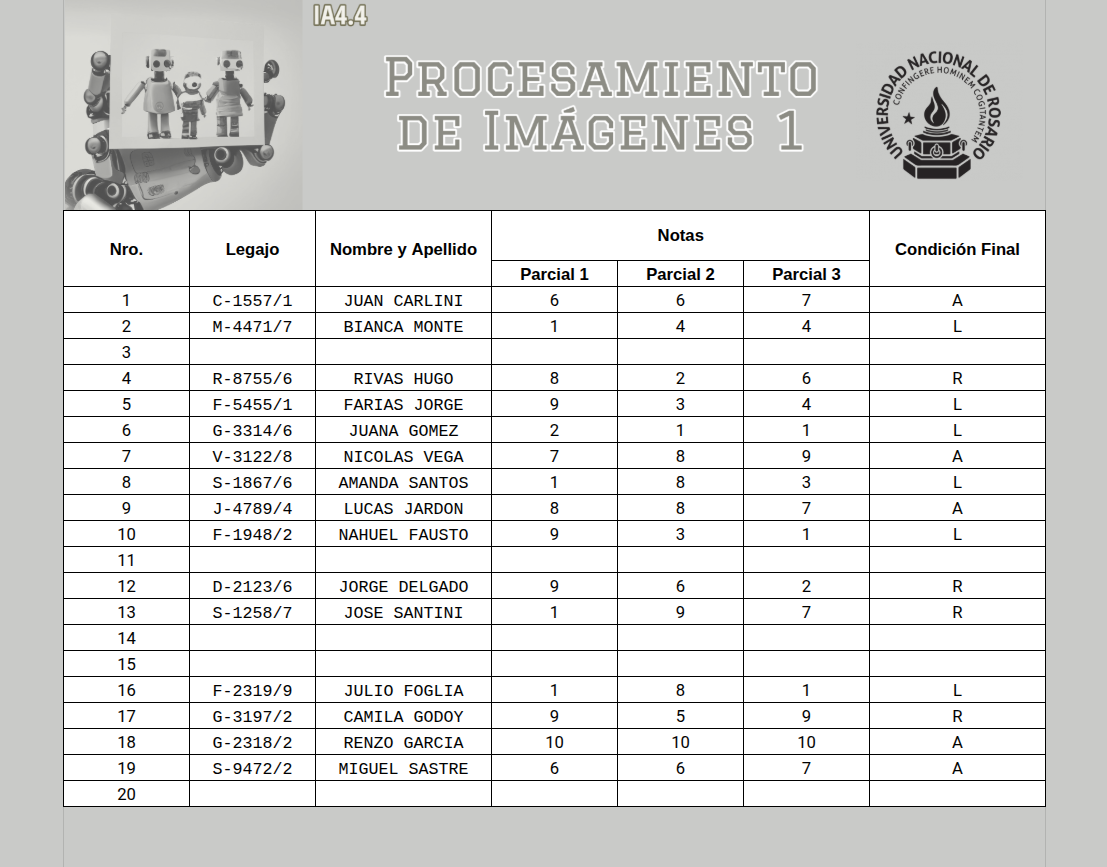
#> input picture datos/grade_sheet_1.png, 1107 x 867 px, found by its file name; its folder holds only this picture in this run
$ python problema2_validacion_planillas.py
#> lines starting #> are read from the running program, lines starting #| are printed output that depends on the picture; after the words box and inside, x2 and y2 are one past the last pixel; in counts of white or black regions, pixels touching at a corner belong together
"""Problema 2: validación automática de planillas de calificaciones.

Pasos para cada planilla:

1. detectar_grilla: umbraliza la imagen y encuentra las líneas de la tabla.
2. recortar_celda: recorta cada campo de cada registro, entre las líneas.
3. componentes y analizar_campo: cuentan los caracteres y los espacios del campo.
4. validar: decide si el campo cumple la restricción de la consigna (OK o MAL).
5. medir_letra y leer_condicion: leen la letra de la Condición Final (A, L o R).

validar_planilla hace los pasos 1 a 5 y muestra el resultado por pantalla
(ítem a). guardar_no_aprobados genera la imagen del ítem b y guardar_csv, el CSV
del ítem c. El ciclo del final del script recorre las cuatro planillas (ítem d).
"""

from pathlib import Path

import cv2
import matplotlib.pyplot as plt
import numpy as np
import pandas as pd

# Rutas relativas a la raíz del repositorio, desde donde se ejecuta el script.
CARPETA_DATOS = Path("datos")
CARPETA_SALIDA = Path("resultados") / "problema2"
CAMPOS = [
    "Legajo",
    "Nombre y Apellido",
    "Parcial 1",
    "Parcial 2",
    "Parcial 3",
    "Condición Final",
]
# Una fila o columna es una línea de la tabla si más de la mitad de sus
# píxeles son oscuros. En las cuatro planillas las líneas ocupan al menos el
# 63 % del ancho o del alto, y las filas o columnas con texto, como mucho el 41 %.
PROPORCION_LINEA = 0.5
# Una separación entre caracteres consecutivos mayor a esta fracción de la
# altura del carácter más alto de la celda es un espacio entre palabras. En las
# cuatro planillas, entre letras de una misma palabra la separación es como
# mucho 0,36 veces esa altura y entre palabras, al menos 0,86 veces.
PROPORCION_ESPACIO = 0.6


def imshow(
    img: np.ndarray,
    new_fig: bool = False,
    title: str | None = None,
    color_img: bool = False,
    blocking: bool = False,
    colorbar: bool = False,
    ticks: bool = False,
) -> None:
    """Muestra una imagen con matplotlib.

    Es la función imshow de los ejemplos de la Unidad 3, con dos cambios. Por
    defecto dibuja en la figura actual y sin barra de color, porque las figuras
    del TP tienen varios paneles y se guardan antes de mostrarse. Y las imágenes
    de 8 bits se muestran con el rango completo, de 0 a 255, para que matplotlib
    no reescale el contraste.
    """
    if new_fig:
        plt.figure()
    if color_img:
        plt.imshow(img)
    elif img.dtype == np.uint8:
        plt.imshow(img, cmap="gray", vmin=0, vmax=255)
    else:
        plt.imshow(img, cmap="gray")
    plt.title(title)
    if not ticks:
        plt.xticks([])
        plt.yticks([])
    if colorbar:
        plt.colorbar()
    if new_fig:
        plt.show(block=blocking)


def leer_planilla(nombre: str) -> np.ndarray:
    """Lee una planilla de la carpeta de datos, en escala de grises."""
#> called with nombre = 'grade_sheet_1'
    img = cv2.imread(str(CARPETA_DATOS / f"{nombre}.png"), cv2.IMREAD_GRAYSCALE)
#> img: shape (867, 1107); min 0, max 255, mean 220.6
    if img is None:
        raise FileNotFoundError(f"No se pudo leer la imagen: {nombre}.png")
    return img


def inicio_fin(lineas_th: np.ndarray) -> np.ndarray:
    """Devuelve una fila [inicio, fin] por cada tramo de valores True de lineas_th.

    Es el método del ejemplo de los renglones de la Unidad 1. Por ejemplo:
    lineas_th = [False, False, True, True, True, False, False] devuelve [[2, 4]].
    """
    # np.diff compara cada valor con el siguiente: vale True donde lineas_th
    # cambia, o sea, un lugar antes del inicio de cada tramo y en su fin.
    # En el ejemplo, en las posiciones 1 y 4.
    cambios = np.diff(lineas_th)
    # Posiciones de los cambios, alternadas: antes del inicio, fin, antes del
    # inicio, fin, ... En el ejemplo, [1, 4].
    lineas_idxs = np.argwhere(cambios)
    # Los inicios están en las posiciones pares y quedan un lugar antes: se les
    # suma 1. En el ejemplo, [2, 4].
    lineas_idxs[0::2] += 1
    # Se agrupan de a dos: cada fila es el inicio y el fin de un tramo.
    return np.reshape(lineas_idxs, (-1, 2))


def detectar_grilla(img: np.ndarray):
    """Umbraliza la planilla y encuentra las líneas de la tabla, como propone la consigna.

    Devuelve el umbral de Otsu (th), la imagen binaria (img_th, True donde hay
    tinta) y las líneas de la tabla como pares [inicio, fin]: filas tiene las 22
    horizontales, de arriba hacia abajo, y columnas, las 8 verticales, de
    izquierda a derecha.
    """
    # 1. Umbralizar la imagen; el umbral th se elige con el método de Otsu.
    th, _ = cv2.threshold(img, 0, 255, cv2.THRESH_OTSU)
#> th = 134
    img_th = img < th
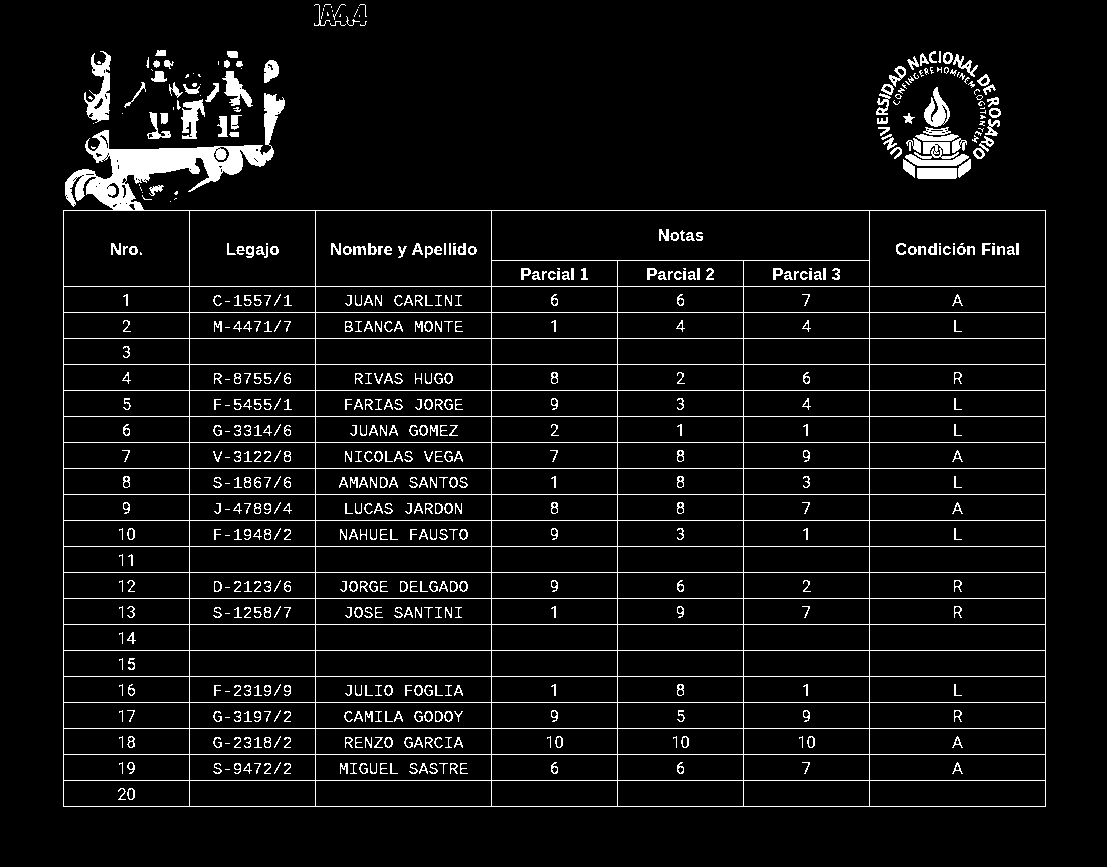
#> img_th: shape (867, 1107) bool; 6% white in thin lines or dots, all inside (x1, y1, x2, y2) = (63, 4, 1046, 807)
    # 2. Sumar los píxeles oscuros de cada fila y de cada columna.
    img_rows = np.sum(img_th, 1)
#> img_rows = 867 values, max 983 at index 210, min 0 at index 0, mean 66.46
    img_cols = np.sum(img_th, 0)
#> img_cols = 1107 values, max 647 at index 189, min 0 at index 0, mean 52.05
    # 3. Marcar las filas y columnas que forman parte de una línea: las que
    # tienen oscuros más de la mitad de sus píxeles.
    th_row = PROPORCION_LINEA * img_th.shape[1]  # Mitad del ancho de la imagen.
#> th_row = 553.5
    th_col = PROPORCION_LINEA * img_th.shape[0]  # Mitad del alto de la imagen.
#> th_col = 433.5
    img_rows_th = img_rows > th_row
    img_cols_th = img_cols > th_col
    # 4. Una línea puede tener más de un píxel de grosor, así que se busca su
    # inicio y su fin.
    filas = inicio_fin(img_rows_th)
#> in inicio_fin, `lineas_idxs = np.argwhere(cambios)`: lineas_idxs = 44 values from 209 to 806
#> filas = 22 rows, first 8: [210, 210], [286, 286], [312, 312], [338, 338], [364, 364], [390, 390], [416, 416], [442, 442]
    columnas = inicio_fin(img_cols_th)
#> columnas = [[63, 63], [189, 189], [315, 315], [491, 491], [617, 617], [743, 743], [869, 869], [1045, 1045]]
    # La tabla tiene 22 líneas horizontales (encabezado y 20 registros) y 8
    # verticales.
    if len(filas) != 22 or len(columnas) != 8:
        raise ValueError("No se pudo detectar la grilla de la planilla.")
    return th, img_th, filas, columnas


def recortar_celda(img, filas, columnas, registro: int, campo: str) -> np.ndarray:
    """Devuelve la celda de un registro y un campo, sin las líneas de la tabla."""
    # El registro 1 está entre las líneas horizontales filas[1] y filas[2]
    # (entre filas[0] y filas[1] está el encabezado). El campo i está entre las
    # líneas verticales columnas[i] y columnas[i + 1]; se suma 1 porque la
    # primera columna de la tabla es "Nro.".
    i = CAMPOS.index(campo) + 1
    # Cada línea es un par [inicio, fin]. La celda empieza en el píxel siguiente
    # al fin de la línea de arriba (o de la izquierda) y termina en el inicio de
    # la línea de abajo (o de la derecha), que el slicing no incluye.
    arriba = filas[registro][1] + 1
    abajo = filas[registro + 1][0]
    izquierda = columnas[i][1] + 1
    derecha = columnas[i + 1][0]
    return img[arriba:abajo, izquierda:derecha]


def componentes(celda_th: np.ndarray) -> np.ndarray:
    """Devuelve una fila [x, y, ancho, alto, área] por cada componente de la celda.

    No incluye el fondo ni las componentes de 1 píxel. Las filas no están
    ordenadas de izquierda a derecha: OpenCV numera las componentes en el orden
    en que las encuentra al recorrer la celda de arriba hacia abajo.
    """
    _, _, stats, _ = cv2.connectedComponentsWithStats(celda_th.astype(np.uint8), 8)
    # La fila 0 de stats es siempre el fondo de la celda.
    stats = stats[1:]
    # Filtro por área de la consigna: se descartan las componentes de 1 píxel,
    # como restos de las líneas o píxeles sueltos; el punto de "1.0" mide 2.
    # stats[:, -1] es la columna del área.
    th_area = 1
    ix_area = stats[:, -1] > th_area
    return stats[ix_area, :]


def analizar_campo(celda_th: np.ndarray) -> tuple[int, int]:
    """Devuelve la cantidad de caracteres y de espacios entre palabras de una celda."""
    stats = componentes(celda_th)
    # De cada componente solo importa dónde empieza y dónde termina en
    # horizontal: el tramo [x, x + ancho]. Se ordenan de izquierda a derecha.
    tramos = []
    for x, y, ancho, alto, area in stats:
        tramos.append([x, x + ancho])
    tramos.sort()
    # Cada tramo es un carácter, salvo que se superponga en horizontal con el
    # anterior: entonces es parte del mismo carácter, como la tilde de la Ñ.
    caracteres = []  # Tramo [inicio, fin] de cada carácter.
    for inicio, fin in tramos:
        if caracteres and inicio < caracteres[-1][1]:
            caracteres[-1][1] = max(caracteres[-1][1], fin)
        else:
            caracteres.append([inicio, fin])
    # Una celda vacía no tiene caracteres ni espacios.
    if len(caracteres) == 0:
        return 0, 0
    # Un espacio es una separación entre dos caracteres seguidos mayor a
    # PROPORCION_ESPACIO veces la altura del carácter más alto de la celda.
    # stats[:, 3] es la columna del alto.
    alto_maximo = stats[:, 3].max()
    limite_espacio = PROPORCION_ESPACIO * alto_maximo
    espacios = 0
    for anterior, siguiente in zip(caracteres, caracteres[1:]):
        # Del fin de un carácter al inicio del siguiente.
        separacion = siguiente[0] - anterior[1]
        if separacion > limite_espacio:
            espacios += 1
    return len(caracteres), espacios


# [129 lines left out: functions validar, recortar_letra, medir_letra, leer_condicion, validar_planilla, guardar_csv and 1 more, not called in this run]


# --- Detalle del procesamiento de grade_sheet_1 --------------------------------
CARPETA_SALIDA.mkdir(parents=True, exist_ok=True)
img = leer_planilla("grade_sheet_1")
th, img_th, filas, columnas = detectar_grilla(img)
#> th = 134
print(f"Umbral de Otsu para grade_sheet_1: {th:.0f}")
#| Umbral de Otsu para grade_sheet_1: 134

plt.figure(figsize=(12, 5))
plt.subplot(121)
imshow(img, title="Planilla original")
plt.subplot(122)
imshow(~img_th, title=f"Binarizada (img < {th:.0f})")
plt.savefig(CARPETA_SALIDA / "binarizacion.png", dpi=150, bbox_inches="tight")
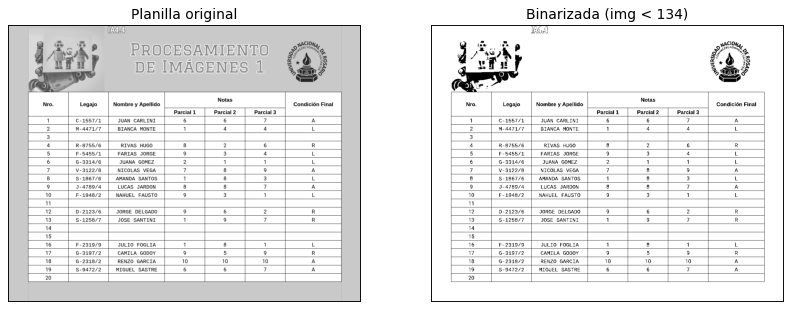
#> figure drawn by matplotlib, 2 panels
plt.show()

# Proyecciones: cantidad de píxeles oscuros por fila y por columna, con los
# umbrales th_row y th_col (los mismos pasos que en detectar_grilla).
img_rows = np.sum(img_th, 1)
img_cols = np.sum(img_th, 0)
th_row = PROPORCION_LINEA * img_th.shape[1]
#> th_row = 553.5
th_col = PROPORCION_LINEA * img_th.shape[0]
#> th_col = 433.5
plt.figure(figsize=(12, 4))
plt.subplot(121)
plt.plot(img_rows)
plt.plot([0, len(img_rows)], [th_row, th_row], "r--")
plt.title("Píxeles oscuros por fila")
plt.xlabel("Fila")
plt.subplot(122)
plt.plot(img_cols)
plt.plot([0, len(img_cols)], [th_col, th_col], "r--")
plt.title("Píxeles oscuros por columna")
plt.xlabel("Columna")
plt.savefig(CARPETA_SALIDA / "proyecciones.png", dpi=150, bbox_inches="tight")
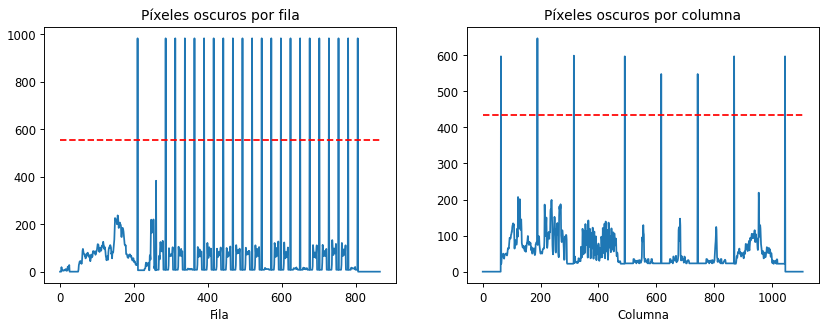
#> figure drawn by matplotlib, 2 panels; panel 1: curve peaks at x = 210, y = 983; panel 2: curve peaks at x = 189, y = 647
plt.show()

# Líneas detectadas. Cada una es un par [inicio, fin]; como en estas planillas
# las líneas miden 1 píxel, el inicio y el fin coinciden.
print(f"Líneas detectadas: {len(filas)} horizontales y {len(columnas)} verticales")
#| Líneas detectadas: 22 horizontales y 8 verticales
print(f"Primeras líneas horizontales [inicio, fin]: {filas[:3].tolist()}")
#| Primeras líneas horizontales [inicio, fin]: [[210, 210], [286, 286], [312, 312]]
print(f"Primeras líneas verticales [inicio, fin]: {columnas[:3].tolist()}")
#| Primeras líneas verticales [inicio, fin]: [[63, 63], [189, 189], [315, 315]]
# Grilla detectada, dibujada sobre la planilla en el inicio de cada línea.
img_grilla = cv2.cvtColor(img, cv2.COLOR_GRAY2RGB)
for inicio, _ in filas:
    cv2.line(img_grilla, (columnas[0][0], inicio), (columnas[-1][0], inicio), (255, 0, 0), 2)
#> this loop made 22 passes
#> inicio on passes 1 to 12: 210, 286, 312, 338, 364, 390, 416, 442, 468, 494, 520, 546
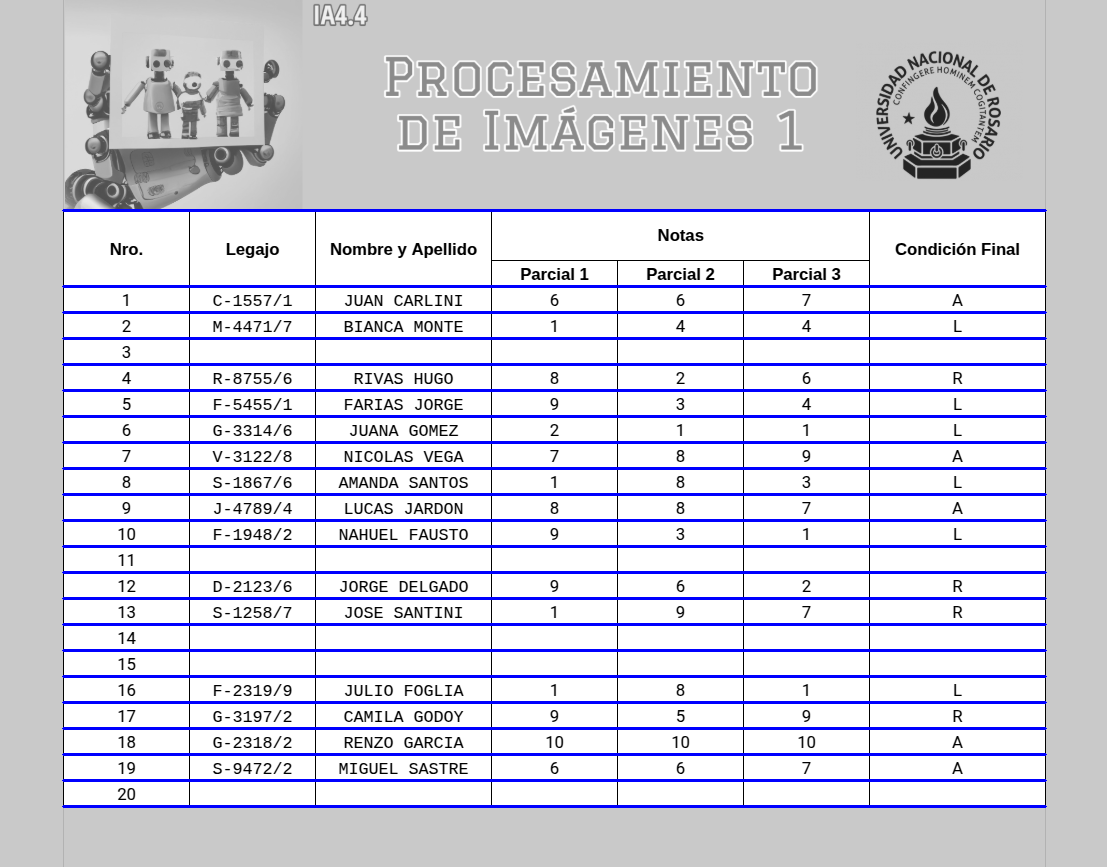
#> img_grilla: shape (867, 1107, 3); mean B, G, R 226.5, 209.3, 209.3

for inicio, _ in columnas:
    cv2.line(img_grilla, (inicio, filas[0][0]), (inicio, filas[-1][0]), (0, 0, 255), 2)
#> this loop made 8 passes
#> inicio on passes 1 to 8: 63, 189, 315, 491, 617, 743, 869, 1045
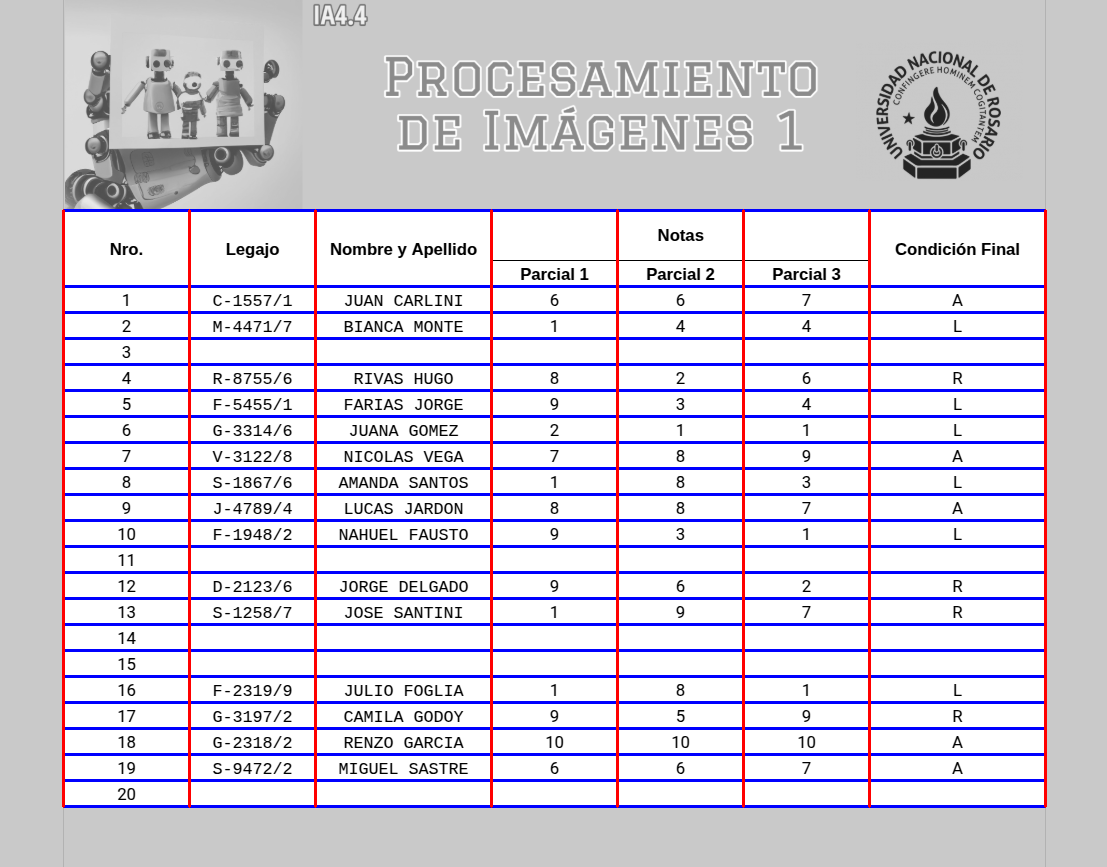
#> img_grilla: shape (867, 1107, 3); 1.49% of pixels changed, all inside (x1, y1, x2, y2) = (62, 209, 1047, 808)

plt.figure(figsize=(8, 7))
imshow(img_grilla, title="Grilla detectada", color_img=True)
plt.savefig(CARPETA_SALIDA / "grilla.png", dpi=150, bbox_inches="tight")
plt.show()

# Ejemplo con la celda Legajo del registro 1: dónde se recorta, sus
# componentes y lo que cuenta analizar_campo.
celda_ejemplo = recortar_celda(img_th, filas, columnas, 1, "Legajo")
#> in recortar_celda, `arriba = filas[registro][1] + 1`: arriba = 287
#> in recortar_celda, `abajo = filas[registro + 1][0]`: abajo = 312
#> in recortar_celda, `izquierda = columnas[i][1] + 1`: izquierda = 190
#> in recortar_celda, `derecha = columnas[i + 1][0]`: derecha = 315
#> in recortar_celda, `return img[arriba:abajo, izquierda:derecha]`:
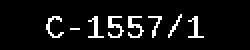
#> returned value: shape (25, 125) bool (shown 2 times larger); 7% white in thin lines or dots, all inside (x1, y1, x2, y2) = (23, 7, 102, 19)
alto_celda, ancho_celda = celda_ejemplo.shape
#> alto_celda = 25; ancho_celda = 125
print(f"Celda Legajo del registro 1: {alto_celda} x {ancho_celda} píxeles")
#| Celda Legajo del registro 1: 25 x 125 píxeles
print("Sus componentes, una por fila [x, y, ancho, alto, área]:")
print(componentes(celda_ejemplo))
#> in componentes, `_, _, stats, _ = cv2.connectedComponentsWithStats(celda_th.astype(np.u..`: stats = [[0, 0, 125, 25, 2905], [84, 7, 7, 12, 19], [23, 8, 9, 11, 33], [44, 8, 8, 11, 31], [54, 8, 8, 11, 39], [64, 8, 8, 11, 39], [74, 8, 7, 11, 23], [94, 8, 8, 11, 31], [35, 14, 5, 1, 5]]
#> in componentes, `stats = stats[1:]`: stats = [[84, 7, 7, 12, 19], [23, 8, 9, 11, 33], [44, 8, 8, 11, 31], [54, 8, 8, 11, 39], [64, 8, 8, 11, 39], [74, 8, 7, 11, 23], [94, 8, 8, 11, 31], [35, 14, 5, 1, 5]]
#> in componentes, `ix_area = stats[:, -1] > th_area`: ix_area = [True, True, True, True, True, True, True, True]
#| [[84  7  7 12 19]
#|  [23  8  9 11 33]
#|  [44  8  8 11 31]
#|  [54  8  8 11 39]
#|  [64  8  8 11 39]
#|  [74  8  7 11 23]
#|  [94  8  8 11 31]
#|  [35 14  5  1  5]]
for campo in ["Legajo", "Nombre y Apellido"]:
    celda_ejemplo = recortar_celda(img_th, filas, columnas, 1, campo)
    caracteres, espacios = analizar_campo(celda_ejemplo)
    print(f"{campo} del registro 1: caracteres = {caracteres}, espacios = {espacios}")
#> this loop made 2 passes
#> (arriba in recortar_celda, abajo in recortar_celda, izquierda in recortar_celda, derecha in recortar_celda, alto_maximo in analizar_campo, limite_espacio in analizar_campo, caracteres) on pass 1: (287, 312, 190, 315, 12, 7.2, 8)
#> (arriba in recortar_celda, abajo in recortar_celda, izquierda in recortar_celda, derecha in recortar_celda, alto_maximo in analizar_campo, limite_espacio in analizar_campo, caracteres, espacios) on pass 2: (287, 312, 316, 491, 11, 6.6, 11, 1)
#| Legajo del registro 1: caracteres = 8, espacios = 0
#| Nombre y Apellido del registro 1: caracteres = 11, espacios = 1
#> pass 2, `celda_ejemplo = recortar_celda(img_th, filas, columnas, 1, campo)`:
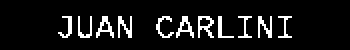
#> celda_ejemplo: shape (25, 175) bool (shown 2 times larger); 8.5% white in thin lines or dots, all inside (x1, y1, x2, y2) = (29, 8, 146, 19)

# Ejemplo de validación de un registro con campos correctos e incorrectos, el
# registro 19 de grade_sheet_2: lo que cuenta analizar_campo en cada campo y lo
# que decide validar.
img_2 = leer_planilla("grade_sheet_2")
#> (the run stopped early here; a loop or call above may not have finished)
